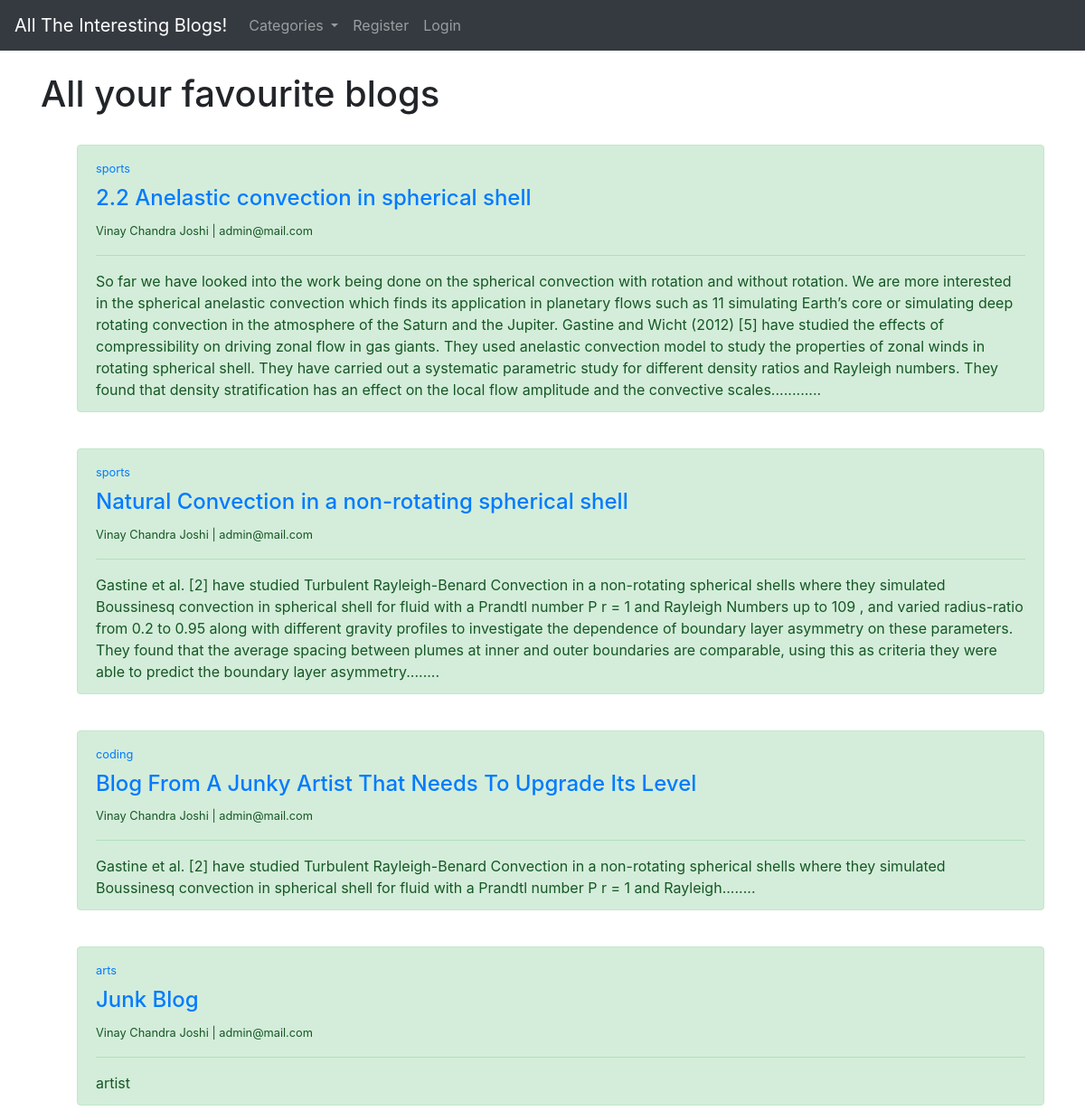
/home/, run on the app's committed database.
### blogApi/models.py (models this page shows, shortened)
class Post(models.Model):
    title = models.CharField(max_length=200)
    auther = models.ForeignKey(User, on_delete=models.CASCADE)
    title_tag = models.CharField(max_length=255)
    header_image = models.ImageField(null=True, blank=True, upload_to='images/')
    body = RichTextField(blank=True, null = True)
    date_publication = models.DateTimeField(auto_now_add=True)
    category = models.CharField(max_length=255, default='coding')
    snippet = models.CharField(max_length=1000)

### blogApi/views.py (the view)
# urls.py: path('', PostView.as_view(), name='myview'),
class PostView(View):
    def get(self, request):
        post_objects = Post.objects.order_by('-date_publication')
        return render(request, 'home.html', {'post_object': post_objects})

### blogApi/context_processors.py (called while the page is built)
def blog_Api_Context_Processor(request):
    context = {}
    ur = '/home/'
    if request.path.endswith(ur) or request.path.startswith(ur+'updatePost/')  :
        querySet = Category.objects.all()
        categories = [obj.name for obj in querySet]
        context['categ'] = categories
    return context

### blogApi/templates/home.html (shortened to what this page needs)
{% extends 'base.html' %}
{% block content %}
<h1>All your favourite blogs</h1>
<ul>
{% for post in post_object %}
    <div class="alert alert-success col-md-2- col-md-offset-4" role="alert">
        <label><small><a href="{% url 'get-category' post.category|slugify %}" class="link-dark">{{post.category}}</a></small></label>
        <h4><a href={% url "article-detail" post.pk %}>{{post.title}}</a></h4>
        <small>{{post.auther.first_name }} {{ post.auther.last_name }} | {{post.auther.email}}</small>
        <hr></hr>
        {{post.snippet}}
        </div>
{% endfor %}
</ul>
{% endblock %}

### data on the page
Post: category "sports", title "2.2 Anelastic convection in spherical shell", auther.first_name "Vinay Chandra", auther.last_name "Joshi", auther.email "admin@mail.com", snippet "So far we have looked into the work being done on the spherical convection with rotation and without rotation. We are more interested in the spherical anelastic convection which finds its application in planetary flows such as 11 simulating Earth’s core or simulating deep rotating convection in the atmo\u0002sphere of the Saturn and the Jupiter. Gastine and Wicht (2012) [5] have studied the effects of compressibility on driving zonal flow in gas giants. They used anelastic convection model to study the properties of zonal winds in rotating spherical shell. They have carried out a systematic parametric study for different density ratios and Rayleigh numbers. They found that density stratification…"
Post: category "sports", title "Natural Convection in a non-rotating spherical shell", auther.first_name "Vinay Chandra", auther.last_name "Joshi", auther.email "admin@mail.com", snippet "Gastine et al. [2] have studied Turbulent Rayleigh-Benard Convection in a non-rotating spherical shells where they simulated Boussinesq convection in spherical shell for fluid with a Prandtl number P r = 1 and Rayleigh Numbers up to 109 , and varied radius-ratio from 0.2 to 0.95 along with different gravity profiles to investigate the dependence of boundary layer asymmetry on these parameters. They found that the average spacing between plumes at inner and outer boundaries are comparable, using this as criteria they were able to predict the boundary layer asymmetry........"
Post: category "coding", title "Blog From A Junky Artist That Needs To Upgrade Its Level", auther.first_name "Vinay Chandra", auther.last_name "Joshi", auther.email "admin@mail.com", snippet "Gastine et al. [2] have studied Turbulent Rayleigh-Benard Convection in a non-rotating spherical shells where they simulated Boussinesq convection in spherical shell for fluid with a Prandtl number P r = 1 and Rayleigh........"
Post: category "arts", title "Junk Blog", auther.first_name "Vinay Chandra", auther.last_name "Joshi", auther.email "admin@mail.com", snippet "artist"
